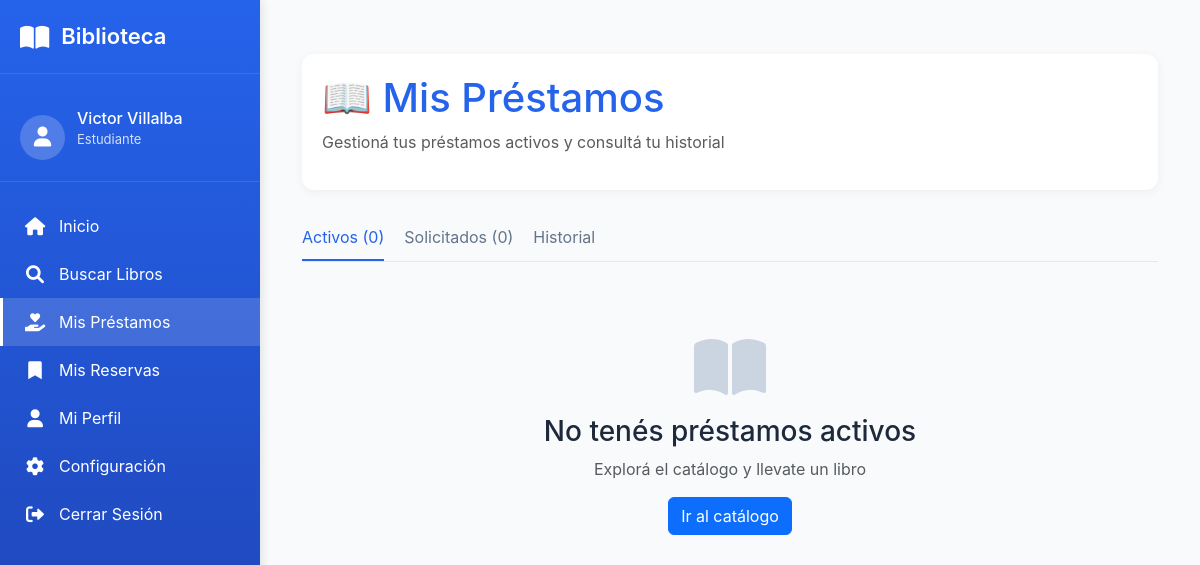
/mis-prestamos/ (signed in), run on an earlier commit of the app's database.
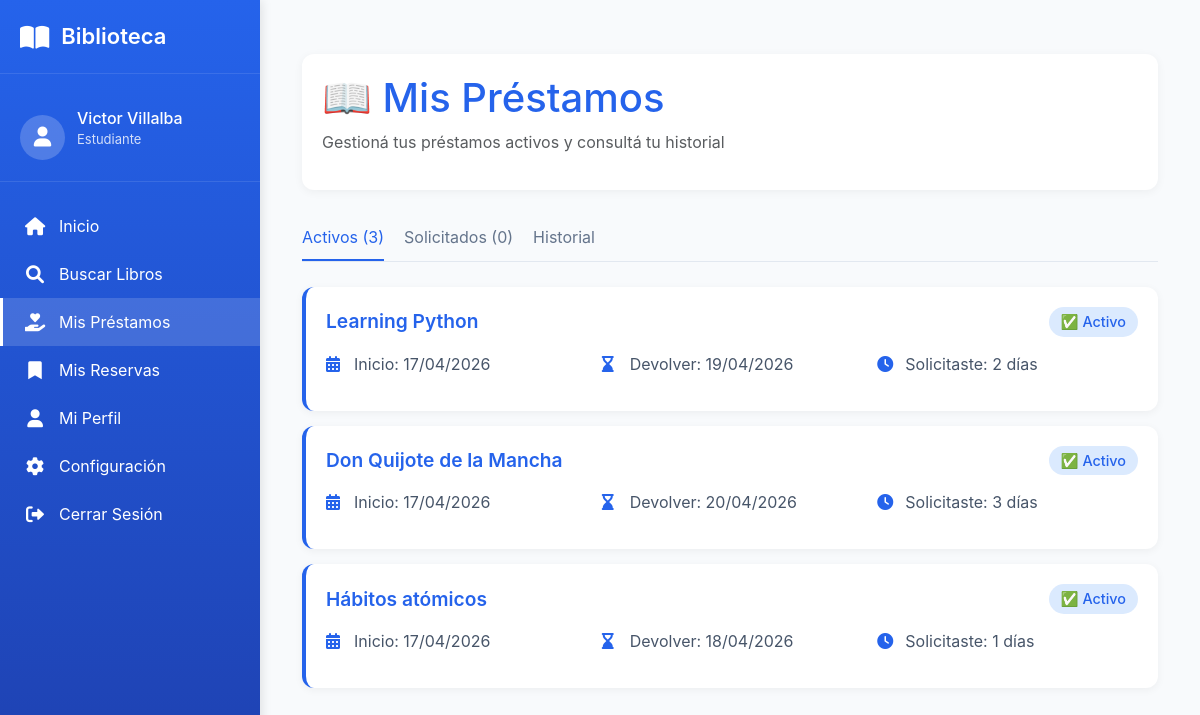
And on a later commit of the database.
### prestamo/models.py (models this page shows, shortened)
class Prestamo(models.Model):
    ESTADO_PRESTAMO_CHOICES = [
        ('SOLICITADO', 'Solicitado'),
        ('ACTIVO', 'Activo'),
        ('VENCIDO', 'Vencido'),
        ('DEVUELTO', 'Devuelto'),
        ('EXTRAVIADO', 'Extraviado'),
        ('CANCELADA', 'Cancelada'),
    ]
    socio = models.ForeignKey(
        Socio,
        on_delete=models.PROTECT,
        related_name='prestamos',
        verbose_name="Socio"
    )
    ejemplar = models.ForeignKey(
        Ejemplar,
        on_delete=models.PROTECT,
        related_name='prestamos',
        verbose_name="Ejemplar"
    )
    dias_solicitados = models.IntegerField(
        verbose_name="Días solicitados",
        help_text="Cantidad de días que el usuario pidió el libro (1-5)",
        null=True,
        blank=True
    )
    fecha_prestamo = models.DateTimeField(
        auto_now_add=True,
        verbose_name="Fecha de préstamo"
    )
    fecha_vencimiento = models.DateField(
        verbose_name="Fecha de vencimiento"
    )
    fecha_devolucion_real = models.DateField(
        null=True,
        blank=True,
        verbose_name="Fecha de devolución real"
    )
    estado = models.CharField(
        max_length=20,
        choices=ESTADO_PRESTAMO_CHOICES,
        default='ACTIVO',
        verbose_name="Estado"
    )
    observaciones = models.TextField(
        blank=True,
        null=True,
        verbose_name="Observaciones"
    )
    class Meta:
        verbose_name = "Préstamo"
        verbose_name_plural = "Préstamos"
        ordering = ['-fecha_prestamo']
        indexes = [
            models.Index(fields=['estado']),
            models.Index(fields=['fecha_vencimiento']),
        ]

### catalogo/models.py (models this page shows, shortened)
class Ejemplar(models.Model):
    ESTADO_FISICO_CHOICES = [
        ('BUENO', 'Bueno'),
        ('REGULAR', 'Regular'),
        ('MALO', 'Malo'),
        ('DANADO', 'Dañado'),
        ('PERDIDO', 'Perdido'),
    ]
    DISPONIBILIDAD_CHOICES = [
        ('DISPONIBLE', 'Disponible'),
        ('PRESTADO', 'Prestado'),
        ('RESERVADO', 'Reservado'),
        ('EN_REPARACION', 'En reparación'),
    ]
    libro = models.ForeignKey(
        'Libro',
        on_delete=models.PROTECT,
        related_name='ejemplares',
        verbose_name="Libro",
        db_column='isbn_libro'
    )
    codigo_inventario = models.CharField(
        max_length=50,
        unique=True,
        verbose_name="Código de inventario"
    )
    estado_fisico = models.CharField(
        max_length=20,
        choices=ESTADO_FISICO_CHOICES,
        default='BUENO',
        verbose_name="Estado físico"
    )
    disponibilidad = models.CharField(
        max_length=20,
        choices=DISPONIBILIDAD_CHOICES,
        default='DISPONIBLE',
        verbose_name="Disponibilidad"
    )
    ubicacion = models.CharField(
        max_length=100,
        blank=True,
        null=True,
        verbose_name="Ubicación física",
        help_text="Ej: Estante A3, Sección 5, Sala 2, etc."
    )
    class Meta:
        db_table = 'Ejemplar'
        verbose_name = "Ejemplar"
        verbose_name_plural = "Ejemplares"
        indexes = [
            models.Index(fields=['codigo_inventario']),
            models.Index(fields=['disponibilidad']),
        ]

class Libro(models.Model):
    activo = models.BooleanField(default=True, verbose_name="Activo")
    """Libros del catálogo"""
    isbn = models.CharField(
        max_length=20,
        unique=True,
        verbose_name="ISBN"
    )
    titulo = models.CharField(
        max_length=200,
        verbose_name="Título"
    )
    anio_publicacion = models.IntegerField(
        blank=True,
        null=True,
        verbose_name="Año de publicación"
    )
    descripcion = models.TextField(
        blank=True,
        null=True,
        verbose_name="Descripción / Sinopsis",
        help_text="Breve descripción o sinopsis del libro"
    )
    editorial = models.ForeignKey(
        Editorial,
        on_delete=models.PROTECT,
        verbose_name="Editorial"
    )
    categoria = models.ForeignKey(
        Categoria,
        on_delete=models.PROTECT,
        verbose_name="Categoría"
    )
    autores = models.ManyToManyField(
        Autor,
        through='LibroAutor',
        verbose_name="Autores"
    )
    imagen = models.ImageField(
        upload_to='libros/',
        blank=True,
        null=True,
        verbose_name="Imagen de tapa"
    )
    cantidad_total = models.IntegerField(
        default=0,
        verbose_name="Total de ejemplares"
    )
    inventario_disponible = models.IntegerField(
        default=0,
        verbose_name="Ejemplares disponibles"
    )
    class Meta:
        verbose_name = "Libro"
        verbose_name_plural = "Libros"

### prestamo/views.py (the view)
# urls.py: path('mis-prestamos/', views.mis_prestamos, name='mis_prestamos'),
@login_required
def mis_prestamos(request):
    prestamos = Prestamo.objects.filter(
        socio=request.user.socio
    ).select_related('ejemplar__libro').order_by('-fecha_prestamo')
    prestamos_activos = prestamos.filter(estado='ACTIVO')
    prestamos_solicitados = prestamos.filter(estado='SOLICITADO')
    historial = prestamos.filter(estado__in=['DEVUELTO', 'EXTRAVIADO'])
    context = {
        'activos': prestamos_activos,
        'solicitados': prestamos_solicitados,
        'historial': historial,
        'hoy': date.today(),
    }
    return render(request, 'prestamo/mis_prestamos.html', context)

### templates/prestamo/mis_prestamos.html (shortened to what this page needs)
{% extends 'base/menu_usuario.html' %}
{% load static %}
{% block main_content %}
<div class="container py-4">
    <div class="prestamos-header">
        <h1 style="color: var(--primary-blue);">📖 Mis Préstamos</h1>
        <p class="text-muted">Gestioná tus préstamos activos y consultá tu historial</p>
    </div>
    <div class="tab-prestamos">
        <div class="tab-item active" onclick="cambiarTab('activos')">Activos ({{ activos|length }})</div>
        <div class="tab-item" onclick="cambiarTab('solicitados')">Solicitados ({{ solicitados|length }})</div>
        <div class="tab-item" onclick="cambiarTab('historial')">Historial</div>
    </div>
    <div id="prestamos-activos">
        {% for prestamo in activos %}
            <div class="prestamo-card {% if prestamo.fecha_vencimiento < hoy %}vencido{% endif %}">
                <div class="prestamo-header">
                    <span class="prestamo-titulo">{{ prestamo.ejemplar.libro.titulo }}</span>
                    <span class="estado-badge estado-activo">
                        {% if prestamo.fecha_vencimiento < hoy %}
                            ⚠️ Vencido
                        {% else %}
                            ✅ Activo
                        {% endif %}
                    </span>
                </div>
                <div class="prestamo-detalles">
                    <div class="detalle-item">
                        <i class="fas fa-calendar-alt"></i>
                        <span>Inicio: {{ prestamo.fecha_prestamo|date:"d/m/Y" }}</span>
                    </div>
                    <div class="detalle-item">
                        <i class="fas fa-hourglass-end"></i>
                        <span>Devolver: {{ prestamo.fecha_vencimiento|date:"d/m/Y" }}</span>
                    </div>
                    <div class="detalle-item">
                        <i class="fas fa-clock"></i>
                        <span>Solicitaste: {{ prestamo.dias_solicitados }} días</span>
                    </div>
                </div>
            </div>
        {% empty %}
            <div class="text-center py-5">
                <i class="fas fa-book-open" style="font-size: 4rem; color: #cbd5e1;"></i>
                <h3 class="mt-3">No tenés préstamos activos</h3>
                <p class="text-muted">Explorá el catálogo y llevate un libro</p>
                <a href="{% url 'catalogo_lista' %}" class="btn btn-primary">Ir al catálogo</a>
            </div>
        {% endfor %}
    </div>
</div>
{% endblock %}

What changed in the data, as far as the page shows it:
added Prestamo: ejemplar.libro.titulo "Learning Python", shows "✅ Activo", fecha_prestamo "17/04/2026", fecha_vencimiento "19/04/2026", dias_solicitados "2"
added Prestamo: ejemplar.libro.titulo "Don Quijote de la Mancha", shows "✅ Activo", fecha_prestamo "17/04/2026", fecha_vencimiento "20/04/2026", dias_solicitados "3"
added Prestamo: ejemplar.libro.titulo "Hábitos atómicos", shows "✅ Activo", fecha_prestamo "17/04/2026", fecha_vencimiento "18/04/2026", dias_solicitados "1"
Also different on the page:
{{ activos|length }}: "0" → "3"
text no longer shown: "No tenés préstamos activos Explorá el catálogo y llevate un libro Ir al catálogo"
